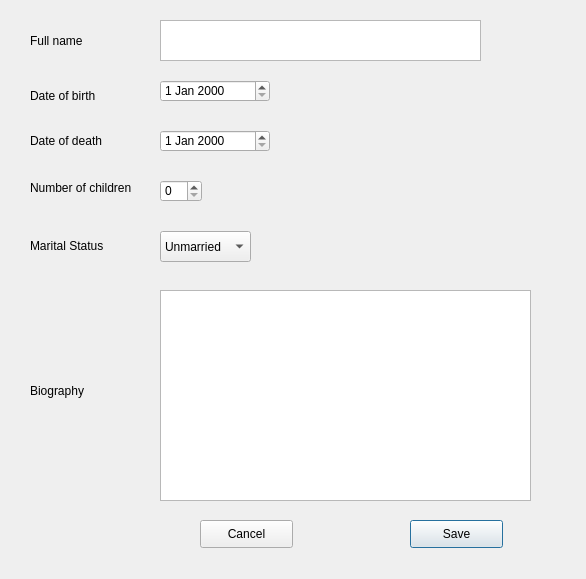
<?xml version="1.0" encoding="UTF-8"?>
<ui version="4.0">
 <class>addauthor</class>
 <widget class="QDialog" name="addauthor">
  <property name="geometry">
   <rect>
    <x>0</x>
    <y>0</y>
    <width>586</width>
    <height>579</height>
   </rect>
  </property>
  <property name="windowTitle">
   <string>Dialog</string>
  </property>
  <widget class="QTextEdit" name="textEdit_4">
   <property name="geometry">
    <rect>
     <x>160</x>
     <y>20</y>
     <width>321</width>
     <height>41</height>
    </rect>
   </property>
  </widget>
  <widget class="QTextEdit" name="textEdit_5">
   <property name="geometry">
    <rect>
     <x>160</x>
     <y>290</y>
     <width>371</width>
     <height>211</height>
    </rect>
   </property>
  </widget>
  <widget class="QPushButton" name="pushButton">
   <property name="geometry">
    <rect>
     <x>410</x>
     <y>520</y>
     <width>93</width>
     <height>28</height>
    </rect>
   </property>
   <property name="text">
    <string>Save</string>
   </property>
  </widget>
  <widget class="QPushButton" name="pushButton_2">
   <property name="geometry">
    <rect>
     <x>200</x>
     <y>520</y>
     <width>93</width>
     <height>28</height>
    </rect>
   </property>
   <property name="text">
    <string>Cancel</string>
   </property>
  </widget>
  <widget class="QLabel" name="label">
   <property name="geometry">
    <rect>
     <x>30</x>
     <y>30</y>
     <width>71</width>
     <height>21</height>
    </rect>
   </property>
   <property name="text">
    <string>Full name</string>
   </property>
  </widget>
  <widget class="QLabel" name="label_2">
   <property name="geometry">
    <rect>
     <x>30</x>
     <y>80</y>
     <width>91</width>
     <height>31</height>
    </rect>
   </property>
   <property name="text">
    <string>Date of birth</string>
   </property>
  </widget>
  <widget class="QLabel" name="label_3">
   <property name="geometry">
    <rect>
     <x>30</x>
     <y>120</y>
     <width>91</width>
     <height>41</height>
    </rect>
   </property>
   <property name="text">
    <string>Date of death</string>
   </property>
  </widget>
  <widget class="QLabel" name="label_4">
   <property name="geometry">
    <rect>
     <x>30</x>
     <y>180</y>
     <width>111</width>
     <height>16</height>
    </rect>
   </property>
   <property name="text">
    <string>Number of children</string>
   </property>
  </widget>
  <widget class="QLabel" name="label_5">
   <property name="geometry">
    <rect>
     <x>30</x>
     <y>230</y>
     <width>91</width>
     <height>31</height>
    </rect>
   </property>
   <property name="text">
    <string>Marital Status</string>
   </property>
  </widget>
  <widget class="QLabel" name="label_7">
   <property name="geometry">
    <rect>
     <x>30</x>
     <y>380</y>
     <width>71</width>
     <height>21</height>
    </rect>
   </property>
   <property name="text">
    <string>Biography</string>
   </property>
  </widget>
  <widget class="QDateEdit" name="dateEdit">
   <property name="geometry">
    <rect>
     <x>160</x>
     <y>80</y>
     <width>110</width>
     <height>22</height>
    </rect>
   </property>
  </widget>
  <widget class="QDateEdit" name="dateEdit_2">
   <property name="geometry">
    <rect>
     <x>160</x>
     <y>130</y>
     <width>110</width>
     <height>22</height>
    </rect>
   </property>
  </widget>
  <widget class="QComboBox" name="comboBox">
   <property name="geometry">
    <rect>
     <x>160</x>
     <y>231</y>
     <width>91</width>
     <height>31</height>
    </rect>
   </property>
   <item>
    <property name="text">
     <string>Unmarried</string>
    </property>
   </item>
   <item>
    <property name="text">
     <string>Married</string>
    </property>
   </item>
   <item>
    <property name="text">
     <string>Widowed</string>
    </property>
   </item>
   <item>
    <property name="text">
     <string>Divorced</string>
    </property>
   </item>
  </widget>
  <widget class="QSpinBox" name="spinBox">
   <property name="geometry">
    <rect>
     <x>160</x>
     <y>180</y>
     <width>42</width>
     <height>22</height>
    </rect>
   </property>
  </widget>
 </widget>
 <resources/>
 <connections/>
</ui>
